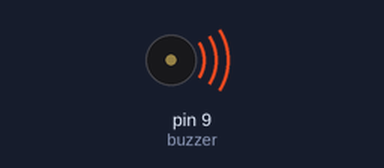
This sketch was run on a simulated Arduino Uno, built with avr-gcc and run on an emulated ATmega328P. On the bench: buzzer (waves = sounding).

Above: at 0.7 s.
At 1.7 s:
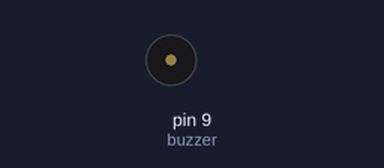
Timing chart, 0 to 3.0 s (numbered marks = the images above):
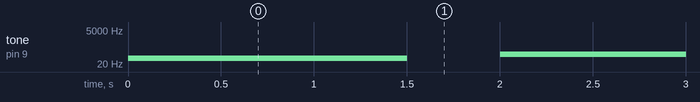

Measured:
- by itself, tone on pin 9 (buzzer): plays 50 Hz for 1.5 s, 100 Hz for 1.5 s, 150 Hz for 1.5 s, 200 Hz for 1.5 s, 250 Hz for 1.5 s, 300 Hz for 1.5 s … (65 notes in this stretch)

The sketch:

Buzzer1kHZ.ino
```cpp
const int buzzer = 9;

void setup(){

  pinMode(buzzer, OUTPUT); // Set buzzer - pin 9 as an output

}

void loop(){

  int HZ = 50;

  for(int x = 1; x < 1000; x++){
    tone(buzzer, HZ * x );
    delay(1500);
    noTone(buzzer);
    delay(500);
  }

}
```
